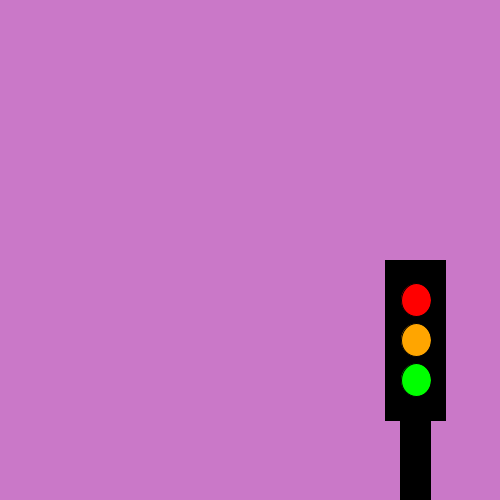
Frame 1 (no input)
Frame 60 (the mouse pressed at the canvas centre just before this capture): identical to frame 1, image omitted
Frame 120 (the mouse held since frame 60 and released just before this capture): identical to frame 1, image omitted

The Processing sketch that drew this single still picture (run headless with seeded random() and noise(); from frame 60 on, the mouse is pressed at the canvas centre):

// Processing sketch: stoplicht_met_setup_en_draw
// ── stoplicht_met_setup_en_draw.pde
void setup() {
  size(500, 500);
  println("start");
}

void draw() {
println("teken");
background(202,120,200);
fill(0,0,0);
rect(400,390,30,160);
rect(385,260,60,160);
fill(255,0,0);
ellipse(416,300,30,33);
fill(0,255,0);
ellipse(416,380,30,33);
fill(255,165,0);
ellipse(416,340,30,33);
}
